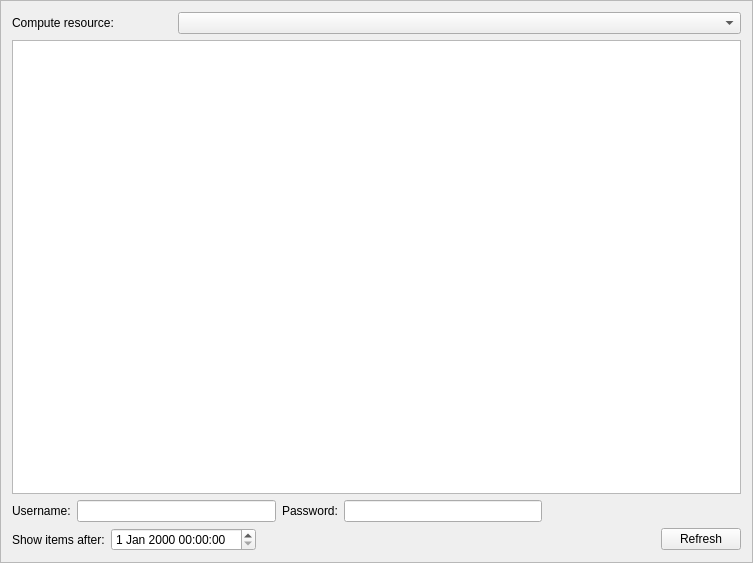
<?xml version="1.0" encoding="UTF-8"?>
<ui version="4.0">
 <class>Frame</class>
 <widget class="QFrame" name="Frame">
  <property name="geometry">
   <rect>
    <x>0</x>
    <y>0</y>
    <width>753</width>
    <height>563</height>
   </rect>
  </property>
  <property name="windowTitle">
   <string>Frame</string>
  </property>
  <property name="frameShape">
   <enum>QFrame::StyledPanel</enum>
  </property>
  <property name="frameShadow">
   <enum>QFrame::Raised</enum>
  </property>
  <layout class="QVBoxLayout" name="verticalLayout">
   <item>
    <layout class="QHBoxLayout" name="horizontalLayout_5">
     <item>
      <widget class="QLabel" name="label_3">
       <property name="minimumSize">
        <size>
         <width>160</width>
         <height>0</height>
        </size>
       </property>
       <property name="maximumSize">
        <size>
         <width>160</width>
         <height>16777215</height>
        </size>
       </property>
       <property name="text">
        <string>Compute resource:</string>
       </property>
      </widget>
     </item>
     <item>
      <widget class="QComboBox" name="resource_combo"/>
     </item>
    </layout>
   </item>
   <item>
    <layout class="QHBoxLayout" name="horizontalLayout_4">
     <item>
      <widget class="QTableWidget" name="job_table">
       <property name="sizePolicy">
        <sizepolicy hsizetype="Expanding" vsizetype="Expanding">
         <horstretch>0</horstretch>
         <verstretch>0</verstretch>
        </sizepolicy>
       </property>
      </widget>
     </item>
    </layout>
   </item>
   <item>
    <layout class="QHBoxLayout" name="horizontalLayout">
     <item>
      <widget class="QLabel" name="label">
       <property name="text">
        <string>Username:</string>
       </property>
      </widget>
     </item>
     <item>
      <widget class="QLineEdit" name="username_edit">
       <property name="toolTip">
        <string>Enter compute resource username</string>
       </property>
       <property name="inputMask">
        <string/>
       </property>
       <property name="text">
        <string/>
       </property>
      </widget>
     </item>
     <item>
      <widget class="QLabel" name="label_2">
       <property name="text">
        <string>Password:</string>
       </property>
      </widget>
     </item>
     <item>
      <widget class="QLineEdit" name="password_edit">
       <property name="toolTip">
        <string>Enter compute resource password</string>
       </property>
       <property name="inputMask">
        <string/>
       </property>
       <property name="text">
        <string/>
       </property>
       <property name="echoMode">
        <enum>QLineEdit::Password</enum>
       </property>
      </widget>
     </item>
     <item>
      <spacer name="horizontalSpacer">
       <property name="orientation">
        <enum>Qt::Horizontal</enum>
       </property>
       <property name="sizeHint" stdset="0">
        <size>
         <width>40</width>
         <height>20</height>
        </size>
       </property>
      </spacer>
     </item>
    </layout>
   </item>
   <item>
    <layout class="QHBoxLayout" name="horizontalLayout_2">
     <item>
      <widget class="QLabel" name="label_4">
       <property name="text">
        <string>Show items after:</string>
       </property>
      </widget>
     </item>
     <item>
      <widget class="QDateTimeEdit" name="date_time_edit"/>
     </item>
     <item>
      <spacer name="horizontalSpacer_2">
       <property name="orientation">
        <enum>Qt::Horizontal</enum>
       </property>
       <property name="sizeHint" stdset="0">
        <size>
         <width>40</width>
         <height>20</height>
        </size>
       </property>
      </spacer>
     </item>
     <item>
      <widget class="QPushButton" name="refresh_button">
       <property name="sizePolicy">
        <sizepolicy hsizetype="Fixed" vsizetype="Fixed">
         <horstretch>0</horstretch>
         <verstretch>0</verstretch>
        </sizepolicy>
       </property>
       <property name="toolTip">
        <string>Click to refresh the job list</string>
       </property>
       <property name="text">
        <string>Refresh</string>
       </property>
      </widget>
     </item>
    </layout>
   </item>
  </layout>
 </widget>
 <resources/>
 <connections/>
</ui>
